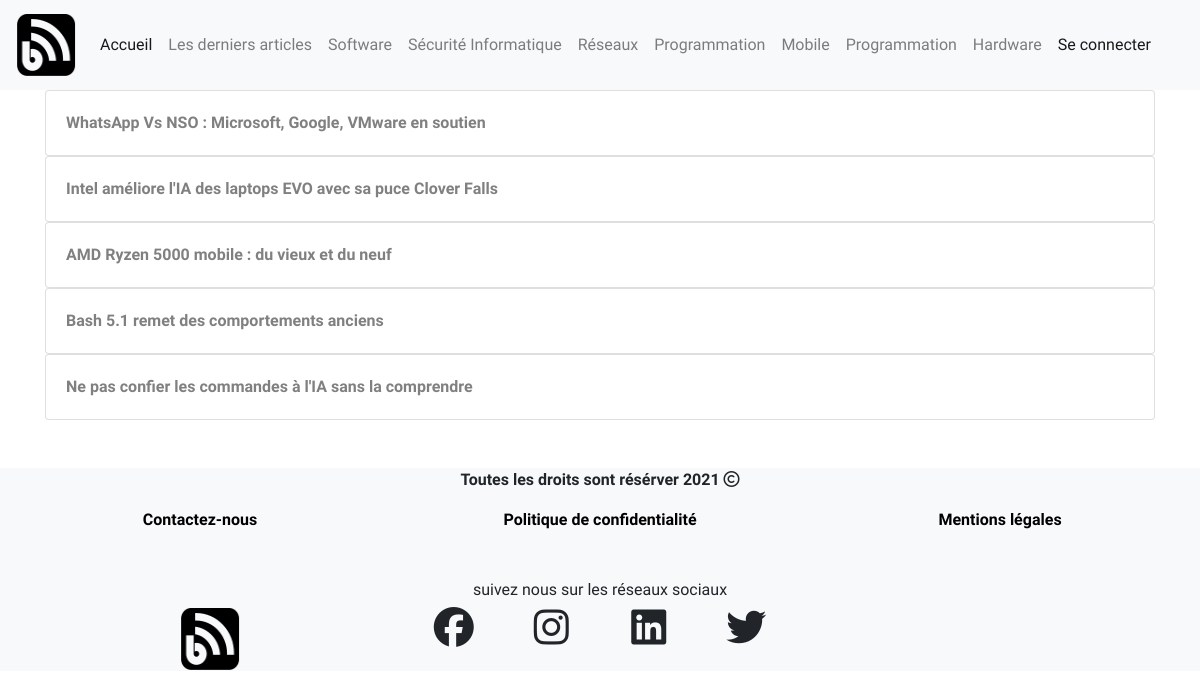
The page /tags/4 on the database its author committed.
### tables this page shows
CREATE TABLE `posts` (
  `id` int(11) NOT NULL,
  `title` varchar(233) NOT NULL,
  `content` text NOT NULL,
  `auteur` int(11) NOT NULL,
  `create_at` timestamp NOT NULL DEFAULT current_timestamp()
);

### app/Models/Model.php (called while the page is built, shortened)
<?php
abstract class Model
{
    protected $db;
    protected $table;
    public function __construct(DBConnection $db)
    {
        $this->db = $db;
    }
    public function findById(int $id): Model
    {
        return $this->query("SELECT * FROM {$this->table} WHERE id = ?", [$id], true);
    }
    public function query(string $sql, array $param = null, bool $single = null)
    {
        $method = is_null($param) ? 'query' : 'prepare';
        $fetch = is_null($single) ? 'fetchAll' : 'fetch';
        $stmt = $this->db->getPDO()->$method($sql);
        $stmt->setFetchMode(PDO::FETCH_CLASS, get_class($this), [$this->db]);
        if($method === 'query')
        {
            return $stmt->$fetch();
        }else
        {
            $stmt->execute($param);
            return $stmt->$fetch();
        }
    }
}

### database/DBConnection.php (called while the page is built, shortened)
<?php
class DBConnection
{
private $dbname;
private $host;
private $username;
private $password;
private $pdo;
public function __construct(string $dbname, string $host, string $username, string $password)
{
    $this->dbname = $dbname;
    $this->host = $host;
    $this->username = $username;
    $this->password = $password;
}
public function getPDO(): PDO
{
    return $this->pdo ?? $this->pdo = new PDO("mysql:dbname={$this->dbname};host={$this->host}",
    $this->username, $this->password, [
    PDO::ATTR_ERRMODE => PDO::ERRMODE_EXCEPTION,
    PDO::ATTR_DEFAULT_FETCH_MODE => PDO::FETCH_OBJ ,
    PDO::MYSQL_ATTR_INIT_COMMAND => 'SET CHARACTER SET UTF8'
    ]);
}
}

### app/Controllers/TagsController.php (called while the page is built, shortened)
<?php
class TagsController extends Controller
{
    public function tag(int $id)
    {
        $tag = (new Tag($this->getDB()))->findById($id);
        return $this->view('blog.tag', compact('tag'));
    }
}

### routes/Route.php (called while the page is built, shortened)
<?php
Class Route{
    public $path;
    public $action;
    public $matches;
    public function __construct($path, $action)
    {
        $this->path = trim ($path, '/');
        $this->action = $action;
    }
    public function matches(string $url)
    {
        $path = preg_replace('#:([\w]+)#', '([^/]+)', $this->path);
        $pathToMatch = "#^$path$#";
        if(preg_match($pathToMatch, $url, $matches))
        {
            $this->matches = $matches;
            return true;
        }
        else
        {
            return false;
        }
    }
    public function execute()
    {
        $params = explode('@', $this->action);
        $controller = new $params[0](new DBConnection ('blog', 'localhost', 'root', ''));
        $method = $params[1];
        return  isset($this->matches[1]) ? $controller->$method($this->matches[1]) : $controller->$method();
    }
}

### routes/Router.php (called while the page is built, shortened)
<?php
class Router{
    public $url;
    public $routes = [];
    public function __construct($url)
    {
        $this->url = trim($url, '/');
    }
    public function get(string $path, string $action)
    {
        $this->routes['GET'][]= new Route($path, $action);
    }
    public function post(string $path, string $action)
    {
        $this->routes['POST'][]= new Route($path, $action);
    }
    public function run()
    {
        foreach ($this->routes[$_SERVER['REQUEST_METHOD']] as $route)
        {
            if ($route->matches($this->url)){
                return $route->execute();
            }
        }
        throw new NotFoundException("La page demander Introuvable");
    }
}

### public/index.php (called while the page is built, shortened)
<?php
$router = new Router($_GET['url']);
$router->get('/posts', 'App\Controllers\BlogController@index');
$router->get('/', 'App\Controllers\BlogController@welcome');
$router->get('/posts/:id', 'App\Controllers\BlogController@show');
$router->get('/tags/:id', 'App\Controllers\TagsController@tag');
$router->get('/cats/:id', 'App\Controllers\CategoriesController@cat');
$router->get('/posts/:page', 'App\Controllers\Admin\PostController@index');
$router->get('/admin/posts', 'App\Controllers\Admin\PostController@index');
$router->post('/admin/posts/delete/:id', 'App\Controllers\Admin\PostController@delete');
$router->get('/admin/posts/edit/:id', 'App\Controllers\Admin\PostController@edit');
$router->post('/admin/posts/edit/:id', 'App\Controllers\Admin\PostController@update');
$router->get('/admin/posts/create', 'App\Controllers\Admin\PostController@create');
$router->post('/admin/posts/create', 'App\Controllers\Admin\PostController@createpost');
$router->post('/comment', 'App\Controllers\CommentController@comment');
$router->get('/admin/posts/images', 'App\Controllers\Admin\ImagesController@index');
$router->get('/admin/posts/editImage/:id', 'App\Controllers\Admin\ImagesController@edit');
$router->post('/admin/posts/editImage/:id', 'App\Controllers\Admin\ImagesController@update');
$router->post('/admin/cat/delete/:id', 'App\Controllers\Admin\CategoriesController@delete');
$router->get('/admin/cat/create', 'App\Controllers\Admin\CategoriesController@create');
$router->post('/admin/cat/create', 'App\Controllers\Admin\CategoriesController@createCat');
$router->get('/admin/cat', 'App\Controllers\Admin\CategoriesController@index');
$router->get('/admin/cat/edit/:id', 'App\Controllers\Admin\CategoriesController@edit');
$router->post('/admin/cat/edit/:id', 'App\Controllers\Admin\CategoriesController@update');
$router->get('/login', 'App\Controllers\UserController@login');
$router->post('/login', 'App\Controllers\UserController@loginPost');
$router->get('/register', 'App\Controllers\RegisterController@register');
$router->post('/register/create', 'App\Controllers\RegisterController@RegisterUser');
$router->get('/login/logout', 'App\Controllers\UserController@logOut');
try{
$router->run();
}
catch(NotFoundException $e)
{
    return $e->Exception404();
}

### app/Controllers/Controller.php (called while the page is built, shortened)
<?php
 class Controller
{
    protected $db;
    public function __construct(DBConnection $db)
    {
        $this->db = $db;
    }
    protected function view(string $path, $params = null)
    {
        $path = str_replace('.', DIRECTORY_SEPARATOR, $path);
        require VIEWS . $path . '.php';
        require VIEWS . 'layout.php';
    }
    protected function getDB()
    {
        return $this->db;
    }
}

### app/Models/Tag.php (called while the page is built, shortened)
<?php
class Tag extends Model
{
    public function getPosts()
    {
        return $this->query("
        SELECT p.* FROM posts p INNER JOIN post_tag pt ON pt.post_id = p.id
        WHERE pt.tag_id = ? " , [$this->id]);
    }
}

### views/blog/tag.php (the view)
<?php foreach ($params['tag']->getPosts() as $post): ?>
<div class="card">
    <div class="card-body">
        <a href="../posts/<?= $post->id ?>"><?= $post->title ?></a>
    </div>
</div>
<?php endforeach ?>

### public/css/style.css (style rules this page uses)
body { font-family: 'Baloo 2', cursive; }
.card { font-weight: bold; }
.card a { text-decoration: none; color: gray; }

### rows shown on the page
posts: title "WhatsApp Vs NSO : Microsoft, Google, VMware en soutien"
posts: title "Intel améliore l'IA des laptops EVO avec sa puce Clover Falls"
posts: title "AMD Ryzen 5000 mobile : du vieux et du neuf"
posts: title "Bash 5.1 remet des comportements anciens"
posts: title "Ne pas confier les commandes à l'IA sans la comprendre"
